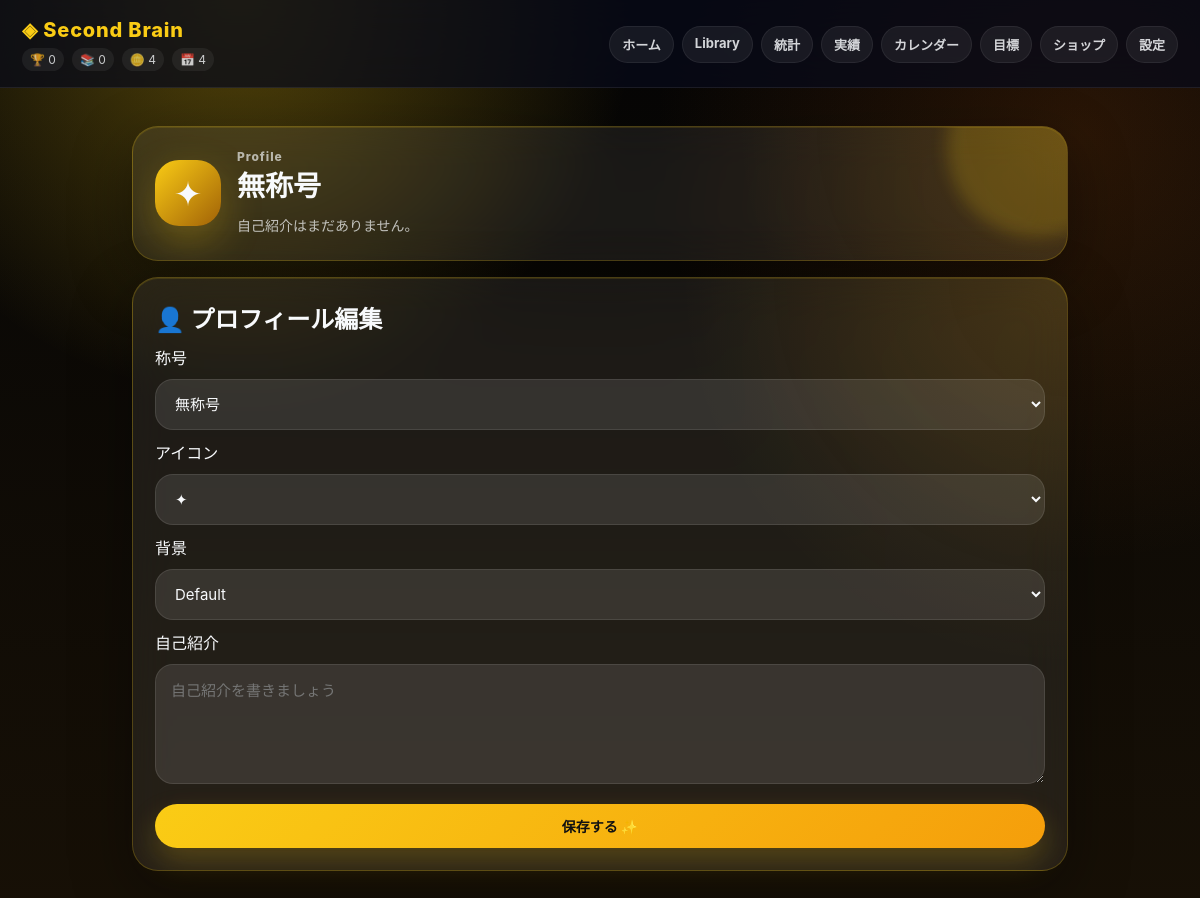
/profile, run on the app's committed database.
### tables this page shows
CREATE TABLE profile (
        id INTEGER PRIMARY KEY,
        title TEXT DEFAULT '無称号',
        icon TEXT DEFAULT '✦',
        background TEXT DEFAULT 'default',
        bio TEXT DEFAULT '',
        coins INTEGER DEFAULT 0
    );

### app.py (the view, shortened to what this page needs)
@app.route("/profile", methods=["GET", "POST"])
def profile():
    return render_template(
        "profile.html",
        profile=get_profile(),
        titles=load_titles(),
        icons=load_icons(),
        backgrounds=load_backgrounds(),
        stats=life_stats(),
        theme=session["theme"]
    )

### app.py (called while the page is built)
def give_login_bonus():
    today = date.today().strftime("%Y-%m-%d")
    conn = connect()
    c = conn.cursor()
    c.execute("""
    INSERT INTO login_days
    (date_key, created_at)
    VALUES (?, ?)
    ON CONFLICT (date_key) DO NOTHING
    """, (
        today,
        datetime.now().isoformat()
    ))
    if c.rowcount == 1:
        c.execute("""
        UPDATE profile
        SET coins = coins + 1
        WHERE id = 1
        """)
    conn.commit()
    conn.close()

@app.before_request
def before():
    if "theme" not in session:
        session["theme"] = "gold"
    if not is_owned(session["theme"]):
        session["theme"] = "gold"
    if not session.get("login_checked"):
        give_login_bonus()
        session["login_checked"] = True

### modules/database.py (called while the page is built)
def is_postgres():
    return bool(DATABASE_URL)

def connect():
    if is_postgres():
        import psycopg2
        conn = psycopg2.connect(DATABASE_URL)
        return PostgresConnection(conn)
    db_dir = os.path.dirname(DB_PATH)
    if db_dir:
        os.makedirs(db_dir, exist_ok=True)
    conn = sqlite3.connect(DB_PATH)
    conn.row_factory = sqlite3.Row
    return conn

### modules/profile.py (called while the page is built)
def load_json(path, fallback):
    if not os.path.exists(path):
        return fallback
    with open(path, "r", encoding="utf-8") as file:
        return json.load(file)

def load_titles():
    return load_json("data/titles.json", ["無称号"])

def load_icons():
    return load_json("data/icons.json", ["✦"])

def load_backgrounds():
    return load_json("data/backgrounds.json", [])

def get_profile():
    conn = connect()
    c = conn.cursor()
    c.execute("SELECT * FROM profile WHERE id = 1")
    row = c.fetchone()
    conn.close()
    return dict(row)

### modules/stats.py (called while the page is built)
def count_table(table):
    conn = connect()
    c = conn.cursor()
    c.execute(f"SELECT COUNT(*) AS count FROM {table}")
    row = c.fetchone()
    conn.close()
    return row["count"]

def done_goals_count():
    conn = connect()
    c = conn.cursor()
    c.execute("SELECT COUNT(*) AS count FROM goals WHERE done = 1")
    row = c.fetchone()
    conn.close()
    return row["count"]

def category_counts():
    conn = connect()
    c = conn.cursor()
    c.execute("""
    SELECT category, COUNT(*) AS count
    FROM logs
    GROUP BY category
    ORDER BY count DESC
    """)
    rows = c.fetchall()
    conn.close()
    return rows

### modules/themes.py (called while the page is built)
def load_themes():
    if not os.path.exists(THEME_FILE):
        return []
    with open(THEME_FILE, "r", encoding="utf-8") as file:
        return json.load(file)

### templates/profile.html
{% extends "base.html" %}
{% block content %}
<section class="card profile-card {{ profile.background }}">
    <div class="profile-top">
        <div class="profile-icon">{{ profile.icon }}</div>
        <div>
            <div class="sub">Profile</div>
            <h1>{{ profile.title }}</h1>
            {% if profile.bio %}
                <p>{{ profile.bio }}</p>
            {% else %}
                <p class="muted">自己紹介はまだありません。</p>
            {% endif %}
        </div>
    </div>
</section>
<section class="card">
    <h2>👤 プロフィール編集</h2>
    <form method="post" action="/profile" class="stack-form">
        <label>称号</label>
        <select name="title">
            {% for title in titles %}
                <option value="{{ title }}" {% if profile.title == title %}selected{% endif %}>
                    {{ title }}
                </option>
            {% endfor %}
        </select>
        <label>アイコン</label>
        <select name="icon">
            {% for icon in icons %}
                <option value="{{ icon }}" {% if profile.icon == icon %}selected{% endif %}>
                    {{ icon }}
                </option>
            {% endfor %}
        </select>
        <label>背景</label>
        <select name="background">
            {% for background in backgrounds %}
                <option value="{{ background.class }}" {% if profile.background == background.class %}selected{% endif %}>
                    {{ background.name }}
                </option>
            {% endfor %}
        </select>
        <label>自己紹介</label>
        <textarea name="bio" placeholder="自己紹介を書きましょう">{{ profile.bio }}</textarea>
        <button>保存する ✨</button>
    </form>
</section>
{% endblock %}

### templates/base.html (shortened to what this page needs)
<!DOCTYPE html>
<html lang="ja">
<head>
    <link rel="stylesheet" href="/static/style.css">
</head>
<body class="{{ theme }}">
<header>
    <div class="title-row">
        <div class="title">◈ Second Brain</div>
        {% if profile and stats %}
        <div class="top-mini-stats">
            <span>🏆 {{ stats.achievements }}</span>
            <span>📚 {{ stats.library }}</span>
            <span>🪙 {{ profile.coins }}</span>
            <span>📅 {{ stats.login }}</span>
        </div>
        {% endif %}
    </div>
    <nav class="tabs" id="tabs">
        <a href="/" data-path="/">ホーム</a>
        <a href="/library" data-path="/library">Library</a>
        <a href="/statistics" data-path="/statistics">統計</a>
        <a href="/achievements" data-path="/achievements">実績</a>
        <a href="/calendar" data-path="/calendar">カレンダー</a>
        <a href="/goals" data-path="/goals">目標</a>
        <a href="/shop" data-path="/shop">ショップ</a>
        <a href="/settings" data-path="/settings">設定</a>
    </nav>
</header>
<main>
    {% block content %}
    {% endblock %}
</main>
</body>
</html>

### static/style.css (style rules this page uses)
* { box-sizing:border-box; }
body { margin:0; padding-top:env(safe-area-inset-top); font-family:-apple-system,BlinkMacSystemFont,"Helvetica Neue","Hiragino Sans","Yu Gothic",sans-serif; color:#f8fafc; min-height:100vh; background:#0b1020; }
main { width:100%; max-width:980px; margin:0 auto; padding:22px; }
.gold { background: radial-gradient(circle at 30% 0%, rgba(245,158,11,0.28), transparent 30%), radial-gradient(circle at 100% 20%, rgba(250,204,21,0.18), transparent 28%), linear-gradient(180deg,#050505 0%,#16110a 100%); }
header { padding:calc(env(safe-area-inset-top) + 18px) 22px 16px; display:flex; justify-content:space-between; align-items:center; gap:16px; flex-wrap:wrap; position:sticky; top:0; z-index:20; background:rgba(8,10,25,0.72); backdrop-filter:blur(20px); -webkit-backdrop-filter:blur(20px); border-bottom:1px solid rgba(255,255,255,0.08); }
.title { font-size:20px; font-weight:800; }
.tabs { display:flex; gap:8px; flex-wrap:wrap; }
.tabs a { color:inherit; text-decoration:none; font-size:13px; font-weight:700; padding:8px 12px; border-radius:999px; background:rgba(255,255,255,0.08); border:1px solid rgba(255,255,255,0.08); opacity:0.85; }
.card { margin:16px 0; padding:22px; border-radius:26px; background:rgba(255,255,255,0.08); border:1px solid rgba(255,255,255,0.12); box-shadow:0 20px 60px rgba(0,0,0,0.28); backdrop-filter:blur(22px); -webkit-backdrop-filter:blur(22px); }
.gold .card { border:1px solid rgba(250,204,21,0.22); box-shadow:0 20px 60px rgba(0,0,0,0.35), inset 0 1px 0 rgba(250,204,21,0.12); }
.card h1,.card h2,.card h3 { margin:0 0 10px; }
.card p { line-height:1.7; }
.sub { font-size:12px; font-weight:800; letter-spacing:0.08em; opacity:0.65; }
.muted { opacity:0.68; font-size:14px; }
.profile-card { background: radial-gradient(circle at top right, rgba(196,181,253,0.28), transparent 40%), rgba(255,255,255,0.09); }
.gold .profile-card { background: radial-gradient(circle at top right, rgba(250,204,21,0.22), transparent 40%), rgba(255,255,255,0.07); }
.profile-top { display:flex; gap:16px; align-items:center; }
.profile-icon { width:66px; height:66px; display:flex; align-items:center; justify-content:center; border-radius:24px; font-size:34px; background:linear-gradient(135deg,#c4b5fd,#7c3aed); box-shadow:0 16px 40px rgba(124,58,237,0.35); }
.gold .profile-icon { background:linear-gradient(135deg,#facc15,#a16207); box-shadow:0 16px 40px rgba(250,204,21,0.28); }
.profile-card h1 { font-size:28px; }
.profile-card p { margin:0; opacity:0.72; }
textarea,input,select { width:100%; border:none; outline:none; border-radius:18px; padding:14px 15px; font-size:15px; font-family:inherit; color:inherit; background:rgba(255,255,255,0.10); border:1px solid rgba(255,255,255,0.10); }
textarea { min-height:120px; resize:vertical; }
button { margin-top:10px; border:none; border-radius:999px; padding:12px 18px; color:white; font-weight:800; font-size:14px; font-family:inherit; background:linear-gradient(135deg,#8b5cf6,#6366f1); box-shadow:0 14px 30px rgba(99,102,241,0.25); cursor:pointer; }
.gold button { color:#111; background:linear-gradient(135deg,#facc15,#f59e0b); box-shadow:0 14px 30px rgba(250,204,21,0.22); }
.stack-form { display:flex; flex-direction:column; gap:10px; }
html { background:#090b1f; min-height:100%; overscroll-behavior:none; }
body { background-attachment:fixed; overscroll-behavior:none; }
.gold .title { color:#facc15; }
.gold .card { background: radial-gradient(circle at top right, rgba(250,204,21,0.12), transparent 35%), rgba(255,255,255,0.07); }
.profile-card { position:relative; overflow:hidden; }
.profile-card::after { content:""; position:absolute; width:180px; height:180px; right:-60px; top:-70px; border-radius:999px; background:rgba(196,181,253,.18); filter:blur(8px); pointer-events:none; }
.gold .profile-card::after { background:rgba(250,204,21,.18); }
.profile-icon { flex-shrink:0; }
.title-row { display:flex; flex-direction:column; gap:6px; }
.top-mini-stats { display:flex; gap:8px; flex-wrap:wrap; font-size:12px; opacity:.8; }
.top-mini-stats span { padding:4px 8px; border-radius:999px; background:rgba(255,255,255,.08); }
.gold { background: radial-gradient(circle at 20% 0%, rgba(250,204,21,.32), transparent 30%), radial-gradient(circle at 90% 15%, rgba(180,83,9,.20), transparent 32%), linear-gradient(180deg,#050505 0%,#171006 100%); }
.title { letter-spacing:.04em; }

### data on the page
profile: coins "4", icon "✦", title "無称号"

### other printed values
{{ stats.achievements }} "0"
{{ stats.library }} "0"
{{ stats.login }} "4"
form field background "Default"
